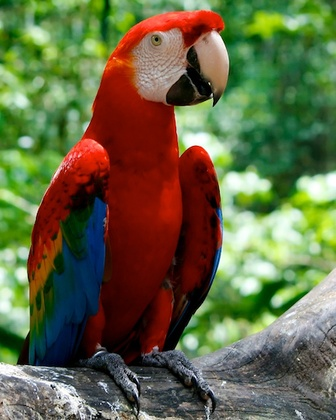
%> input picture Hw03/data/parrot.jpg, 336 x 420 px, shrunk from 410 x 512 before the run
$ octave hw03_par.m   (GNU Octave 9; MATLAB toolbox functions it lacks are replaced by stand-ins)
%> lines starting %> are read from the running program, lines starting %| are printed output that depends on the picture
### Hw03/imageGradient.m
function [mag, ang] = imageGradient(im)

    % Convert to grayscale, and convert to double format
    if size(im, 3) > 1
        imgd = double(rgb2gray(im))/255;
    else
        imgd = double(im)/255;
    end

    % Gradient filters
    fx = [-1 0 1];
    fy = fx';

    % Gradient image of each direction, x and y
%     gx = conv2(imgd, fx, 'same');
%     gy = conv2(imgd, fy, 'same');
    gx = imfilter(imgd, fx, 'replicate');
    gy = imfilter(imgd, fy, 'replicate');

    % Magnitude
    mag = sqrt(gx.^2 + gy.^2);
    % Angle
%     ang = atan2(gy, gx) * (90/pi);
    ang = atand(gy./(gx+0.0000000000001));
% [4 lines of commented-out code are left out]

    [x, y] = size(imgd);
    bin = zeros([1 9]);
    for i = 1:x
        for j = 1:y
            e = ang(i, j) + 90;
            bin_num = idivide(e, uint8(20)) + 1;
            if e == 180
                bin_num = 9;
            end
            bin(1, bin_num) = bin(1, bin_num) + mag(i, j);

        end
    end

    figure
    subplot(2, 2, 1);
    imagesc(imgd); colormap(gca, 'gray');
    title('Image');
    subplot(2, 2, 2);
    imagesc(mag); colormap(gca, 'gray');
    title('Gradient magnitude');
    subplot(2, 2, 3);
    imagesc(ang); colormap(gca, 'parula'), colorbar;
    title('Gradient angle');
    subplot(2, 2, 4);
    axis = [1 2 3 4 5 6 7 8 9];
    bar(axis, bin, 'histc');
    xlabel('Bin'); ylabel('Total magnitude');
    title('Gradient histogram');

end

### Hw03/hw03_par.m
but = imread('data/parrot.jpg');
%> but is the input picture: size 420x336x3 uint8; mean R, G, B 100, 102.7, 68.1
sigma = 2;
filterG = fspecial('gaussian', 6*sigma + 1, sigma);
butG = imfilter(but, filterG);

[m, a] = imageGradient(but);
%> in imageGradient, `ang = atand(gy./(gx+0.0000000000001));`:
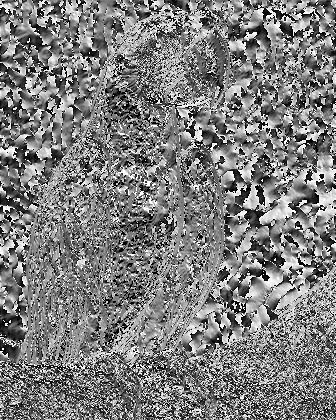
%> ang: size 420x336 double; min -90, max 90, mean -1; drawn with min black and max white
%> after the loop in imageGradient, `for i = 1:x`: bin = [1238.7 1213.6 1149.4 1064 1142.7 1046.6 1154 1057.2 1129.2]
[ms, as] = imageGradient(butG);
%> in imageGradient (call 2), `imgd = double(rgb2gray(im))/255;`:
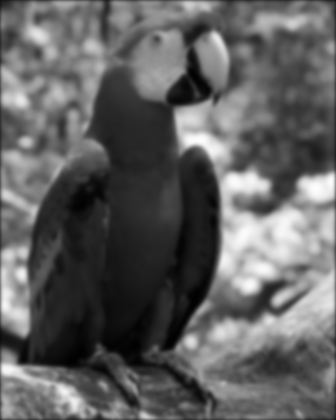
%> imgd: size 420x336 double; min 0.00392, max 0.996, mean 0.38
%> in imageGradient (call 2), `gx = imfilter(imgd, fx, 'replicate');`:
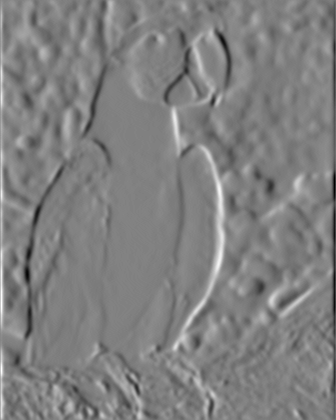
%> gx: size 420x336 double; min -0.294, max 0.29, mean -3.47e-05; drawn with min black and max white
%> in imageGradient (call 2), `gy = imfilter(imgd, fy, 'replicate');`:
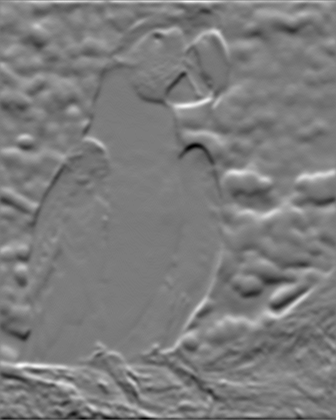
%> gy: size 420x336 double; min -0.255, max 0.267, mean -4.43e-05; drawn with min black and max white
%> in imageGradient (call 2), `mag = sqrt(gx.^2 + gy.^2);`:
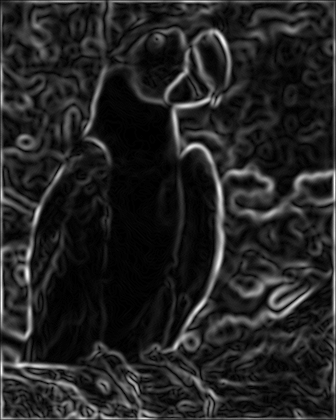
%> mag: size 420x336 double; min 0, max 0.294, mean 0.0417; drawn with min black and max white
%> in imageGradient (call 2), `ang = atand(gy./(gx+0.0000000000001));`:
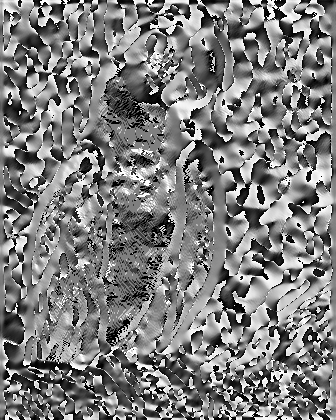
%> ang: size 420x336 double; min -90, max 90, mean -0.9; drawn with min black and max white
%> after the loop in imageGradient (call 2), `for i = 1:x`: bin = [721.8 634.3 557.4 564.1 858.6 648.8 600.6 608.2 694]
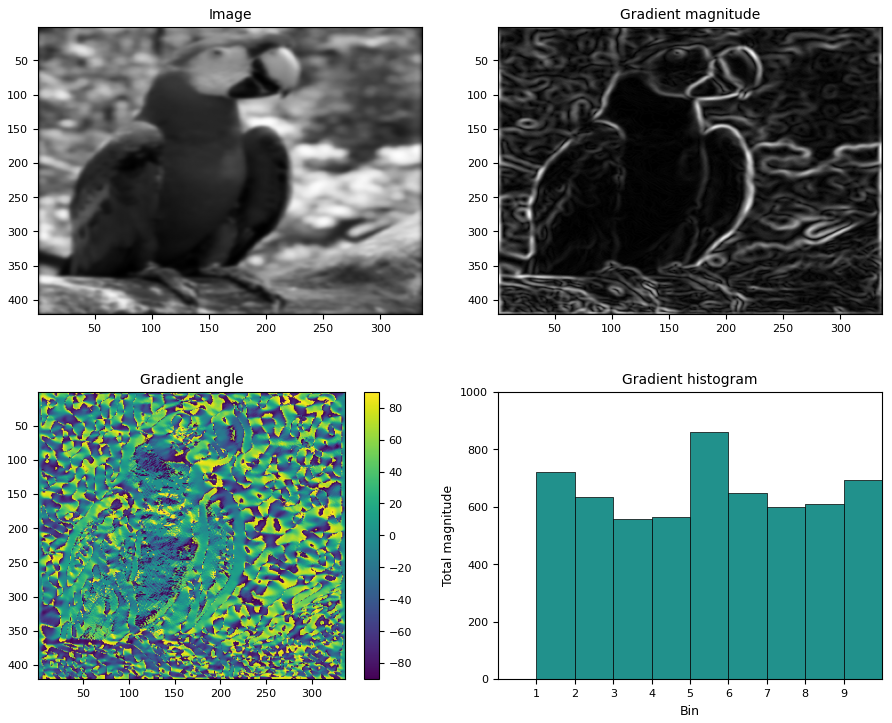
%> figure redrawn from the program's plot data, 4 panels
